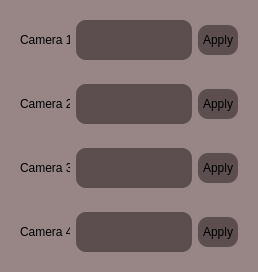
              <widget class="QFrame" name="add_screen">
               <property name="styleSheet">
                <string notr="true">background-color: rgb(152, 134, 134);
border-radius: 5px;</string>
               </property>
               <property name="frameShape">
                <enum>QFrame::NoFrame</enum>
               </property>
               <layout class="QGridLayout" name="gridLayout_2">
                <item row="2" column="0">
                 <widget class="QFrame" name="frame">
                  <property name="frameShape">
                   <enum>QFrame::StyledPanel</enum>
                  </property>
                  <property name="frameShadow">
                   <enum>QFrame::Raised</enum>
                  </property>
                  <layout class="QHBoxLayout" name="horizontalLayout_7">
                   <item>
                    <widget class="QLabel" name="label_3">
                     <property name="maximumSize">
                      <size>
                       <width>50</width>
                       <height>30</height>
                      </size>
                     </property>
                     <property name="text">
                      <string>Camera 3</string>
                     </property>
                    </widget>
                   </item>
                   <item>
                    <widget class="QLineEdit" name="feed_area3">
                     <property name="maximumSize">
                      <size>
                       <width>800</width>
                       <height>16777215</height>
                      </size>
                     </property>
                     <property name="styleSheet">
                      <string notr="true">background-color: rgb(92, 78, 78);
height: 30;
border-radius: 10;
padding: 5px;
font: 15pt &quot;Arial Rounded MT Bold&quot;;
</string>
                     </property>
                    </widget>
                   </item>
                   <item>
                    <widget class="QPushButton" name="Feedbtn3">
                     <property name="maximumSize">
                      <size>
                       <width>70</width>
                       <height>30</height>
                      </size>
                     </property>
                     <property name="cursor">
                      <cursorShape>PointingHandCursor</cursorShape>
                     </property>
                     <property name="styleSheet">
                      <string notr="true">background-color: rgb(92, 78, 78);
border-radius: 10;
border-color: blue;
padding: 5px;
font: 10pt &quot;Arial Rounded MT Bold&quot;;</string>
                     </property>
                     <property name="text">
                      <string>Apply</string>
                     </property>
                    </widget>
                   </item>
                  </layout>
                 </widget>
                </item>
                <item row="1" column="0">
                 <widget class="QFrame" name="welcomemiddleframe">
                  <property name="styleSheet">
                   <string notr="true">background-color: rgb(92, 78, 78);
background-color: rgb(152, 134, 134);</string>
                  </property>
                  <property name="frameShape">
                   <enum>QFrame::NoFrame</enum>
                  </property>
                  <layout class="QHBoxLayout" name="horizontalLayout_6">
                   <item>
                    <widget class="QLabel" name="label_2">
                     <property name="maximumSize">
                      <size>
                       <width>50</width>
                       <height>30</height>
                      </size>
                     </property>
                     <property name="text">
                      <string>Camera 2</string>
                     </property>
                    </widget>
                   </item>
                   <item>
                    <widget class="QLineEdit" name="feed_area2">
                     <property name="maximumSize">
                      <size>
                       <width>800</width>
                       <height>16777215</height>
                      </size>
                     </property>
                     <property name="styleSheet">
                      <string notr="true">background-color: rgb(92, 78, 78);
height: 30;
border-radius: 10;
padding: 5px;
font: 15pt &quot;Arial Rounded MT Bold&quot;;
</string>
                     </property>
                    </widget>
                   </item>
                   <item>
                    <widget class="QPushButton" name="Feedbtn2">
                     <property name="maximumSize">
                      <size>
                       <width>70</width>
                       <height>30</height>
                      </size>
                     </property>
                     <property name="cursor">
                      <cursorShape>PointingHandCursor</cursorShape>
                     </property>
                     <property name="styleSheet">
                      <string notr="true">background-color: rgb(92, 78, 78);
border-radius: 10;
border-color: blue;
padding: 5px;
font: 10pt &quot;Arial Rounded MT Bold&quot;;</string>
                     </property>
                     <property name="text">
                      <string>Apply</string>
                     </property>
                    </widget>
                   </item>
                  </layout>
                 </widget>
                </item>
                <item row="0" column="0">
                 <widget class="QFrame" name="welcomerightframe">
                  <property name="styleSheet">
                   <string notr="true"/>
                  </property>
                  <property name="frameShape">
                   <enum>QFrame::NoFrame</enum>
                  </property>
                  <property name="lineWidth">
                   <number>0</number>
                  </property>
                  <layout class="QHBoxLayout" name="horizontalLayout">
                   <item>
                    <widget class="QLabel" name="label">
                     <property name="maximumSize">
                      <size>
                       <width>50</width>
                       <height>30</height>
                      </size>
                     </property>
                     <property name="text">
                      <string>Camera 1</string>
                     </property>
                    </widget>
                   </item>
                   <item>
                    <widget class="QLineEdit" name="feed_area1">
                     <property name="maximumSize">
                      <size>
                       <width>800</width>
                       <height>16777215</height>
                      </size>
                     </property>
                     <property name="autoFillBackground">
                      <bool>false</bool>
                     </property>
                     <property name="styleSheet">
                      <string notr="true">background-color: rgb(92, 78, 78);
height: 30;
border-radius: 10;
padding: 5px;
font: 15pt &quot;Arial Rounded MT Bold&quot;;
</string>
                     </property>
                     <property name="text">
                      <string/>
                     </property>
                     <property name="frame">
                      <bool>false</bool>
                     </property>
                    </widget>
                   </item>
                   <item>
                    <widget class="QPushButton" name="Feedbtn1">
                     <property name="maximumSize">
                      <size>
                       <width>70</width>
                       <height>30</height>
                      </size>
                     </property>
                     <property name="cursor">
                      <cursorShape>PointingHandCursor</cursorShape>
                     </property>
                     <property name="styleSheet">
                      <string notr="true">background-color: rgb(92, 78, 78);
border-radius: 10;
border-color: blue;
padding: 5px;
font: 10pt &quot;Arial Rounded MT Bold&quot;;</string>
                     </property>
                     <property name="text">
                      <string>Apply</string>
                     </property>
                    </widget>
                   </item>
                  </layout>
                 </widget>
                </item>
                <item row="3" column="0">
                 <widget class="QFrame" name="welcomeleftframe">
                  <property name="styleSheet">
                   <string notr="true"/>
                  </property>
                  <property name="frameShape">
                   <enum>QFrame::NoFrame</enum>
                  </property>
                  <property name="lineWidth">
                   <number>0</number>
                  </property>
                  <layout class="QHBoxLayout" name="horizontalLayout_8">
                   <item>
                    <widget class="QLabel" name="label_4">
                     <property name="maximumSize">
                      <size>
                       <width>50</width>
                       <height>30</height>
                      </size>
                     </property>
                     <property name="text">
                      <string>Camera 4</string>
                     </property>
                    </widget>
                   </item>
                   <item>
                    <widget class="QLineEdit" name="feed_area4">
                     <property name="maximumSize">
                      <size>
                       <width>800</width>
                       <height>16777215</height>
                      </size>
                     </property>
                     <property name="styleSheet">
                      <string notr="true">background-color: rgb(92, 78, 78);
height: 30;
border-radius: 10;
padding: 5px;
font: 15pt &quot;Arial Rounded MT Bold&quot;;
</string>
                     </property>
                    </widget>
                   </item>
                   <item>
                    <widget class="QPushButton" name="Feedbtn4">
                     <property name="maximumSize">
                      <size>
                       <width>70</width>
                       <height>30</height>
                      </size>
                     </property>
                     <property name="cursor">
                      <cursorShape>PointingHandCursor</cursorShape>
                     </property>
                     <property name="styleSheet">
                      <string notr="true">background-color: rgb(92, 78, 78);
border-radius: 10;
border-color: blue;
padding: 5px;
font: 10pt &quot;Arial Rounded MT Bold&quot;;</string>
                     </property>
                     <property name="text">
                      <string>Apply</string>
                     </property>
                    </widget>
                   </item>
                  </layout>
                 </widget>
                </item>
               </layout>
              </widget>
